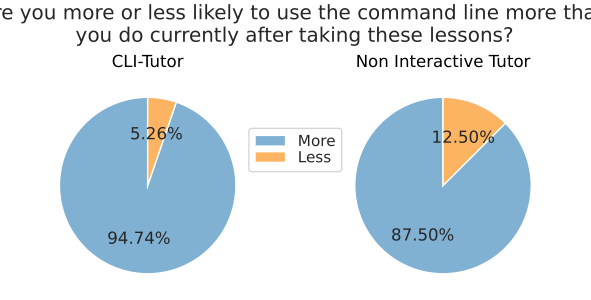

Generate this figure with Python:
import matplotlib as mpl

mpl.use("pgf")

import matplotlib.pyplot as plt
import seaborn as sns
import numpy as np

fig, (ax1, ax2) = plt.subplots(1, 2, figsize=(5.90666,3))


sns.set(style="ticks")

fig.suptitle(
    "Are you more or less likely to use the command line more than\n you do currently after taking these lessons?"
)

total = 19.0
yes = 18.0
no = 1.0

avg_yes = (yes / total) * 100
avg_no = (no / total) * 100
avgs = [avg_yes, avg_no]
data = np.array([avg_yes, avg_no])

b_total = 15.0
b_yes = 14.0
b_no = 2.0

b_avg_yes = (b_yes / b_total) * 100
b_avg_no = (b_no / b_total) * 100
b_avgs = [b_avg_yes, b_avg_no]
b_data = np.array([b_avg_yes, b_avg_no])

labels = [
    "More",
    "Less",
]

max = int(data.max())
colors = sns.color_palette("Set3")[4:]

ax1.set_title("CLI-Tutor")
ax1.pie(
    data,
    colors=colors,
    autopct="%.2f%%",
    # explode=[0.2, 0],
    startangle=90,
)
ax2.set_title("Non Interactive Tutor")
ax2.pie(
    b_data,
    colors=colors,
    autopct="%.2f%%",
    # explode=[0.2, 0],
    startangle=90,
)
fig.legend(
    labels,
    # bbox_to_anchor=(1, -0.04),
    loc="center",
    labelspacing=0.1,
)

fig.set_constrained_layout(True)
# fig.tight_layout()
fig.savefig("plot.png", dpi=100)
fig.savefig("plot.pgf", format="pgf", bbox_inches="tight", transparent=True)
